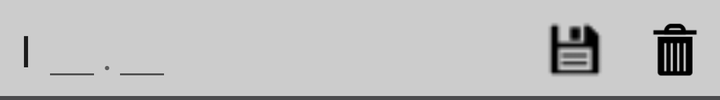
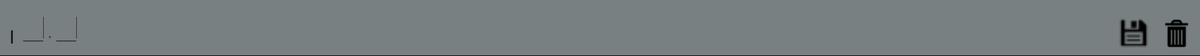

One screen, two layout resources from the same app: the default and the repository's alternative for another configuration. Each is rendered where Android would select it; the XML of both is given below.
<!-- AndroidManifest.xml: application theme Theme.AppCompat.Light.NoActionBar -->
<!-- res/layout/layout_new_i.xml -->
<?xml version="1.0" encoding="utf-8"?>
<RelativeLayout xmlns:android="http://schemas.android.com/apk/res/android"
    android:layout_height="50dp"
    android:layout_width="fill_parent"
    android:id="@+id/new_variable_entered"
    android:background="#CCCCCC">

    <TextView
        android:layout_width="wrap_content"
        android:layout_height="wrap_content"
        android:layout_centerVertical="true"
        android:layout_alignParentLeft="true"
        android:layout_marginLeft="10dp"
        android:textAppearance="?android:attr/textAppearanceLarge"
        android:text="I"
        android:id="@+id/var_type" />
    <EditText
        android:layout_width="30dp"
        android:layout_height="wrap_content"
        android:gravity="center"
        android:layout_centerVertical="true"
        android:inputType="number"
        android:layout_toRightOf="@id/var_type"
        android:layout_marginLeft="5dp"
        android:id="@+id/ibyte"
        />
    <TextView
        android:layout_width="wrap_content"
        android:layout_height="wrap_content"
        android:textSize="20sp"
        android:layout_toRightOf="@id/ibyte"
        android:layout_marginBottom="5dp"
        android:layout_alignBottom="@id/ibyte"
        android:text="."/>

    <EditText
        android:layout_width="30dp"
        android:layout_height="wrap_content"
        android:layout_centerVertical="true"
        android:gravity="center"
        android:layout_toRightOf="@id/ibyte"
        android:inputType="number"
        android:layout_marginLeft="5dp"
        android:id="@+id/ibit"/>


    <ImageView
        android:layout_width="35dp"
        android:layout_height="35dp"
        android:src="@drawable/delete"
        android:layout_marginTop="5dp"
        android:layout_centerVertical="true"
        android:clickable="true"
        android:layout_alignParentRight="true"
        android:layout_marginRight="5dp"
        android:id="@+id/deletebut"/>

    <LinearLayout
        android:layout_width="fill_parent"
        android:layout_height="2dp"
        android:layout_marginTop="48dp"
        android:background="#4b4b4d"></LinearLayout>

    <ImageView
        android:layout_width="35dp"
        android:layout_height="35dp"
        android:id="@+id/confirmlayout"
        android:layout_centerVertical="true"
        android:layout_toLeftOf="@+id/deletebut"
        android:layout_marginRight="15dp"
        android:clickable="true"
        android:src="@drawable/confirm" />
    <LinearLayout
        android:layout_width="fill_parent"
        android:layout_height="2dp"
        android:layout_marginTop="48dp"
        android:background="#4b4b4d"></LinearLayout>

</RelativeLayout>
<!-- resources referenced by this layout -->
<resources>
  <!-- drawable confirm: png bitmap (drawable-ldpi, 351 bytes) -->
  <!-- drawable delete: png bitmap (drawable-hdpi, 573 bytes) -->
</resources>
<!-- res/layout-xlarge/layout_new_i.xml (the repository's variant of the layout above) -->
<!-- drawn on a large tablet held sideways -->
<?xml version="1.0" encoding="utf-8"?>
<RelativeLayout xmlns:android="http://schemas.android.com/apk/res/android"
    android:layout_height="60dp"
    android:layout_width="fill_parent"
    android:id="@+id/new_variable_entered"
    android:background="#798081">

    <TextView
        android:layout_width="wrap_content"
        android:layout_height="wrap_content"
        android:textSize="20sp"
        android:layout_marginTop="25dp"
        android:layout_alignParentLeft="true"
        android:layout_marginLeft="10dp"
        android:textAppearance="?android:attr/textAppearanceLarge"
        android:text="I"
        android:id="@+id/var_type" />
    <EditText
        android:layout_width="30dp"
        android:layout_height="wrap_content"
        android:textSize="20sp"
        android:layout_marginTop="8dp"
        android:inputType="number"
        android:layout_toRightOf="@id/var_type"
        android:layout_marginLeft="5dp"
        android:id="@+id/ibyte"
        />
    <TextView
        android:layout_width="wrap_content"
        android:layout_height="wrap_content"
        android:textSize="20sp"
        android:layout_marginTop="13dp"
        android:layout_toRightOf="@id/ibyte"
        android:layout_marginBottom="5dp"
        android:layout_alignBottom="@id/ibyte"
        android:text="."/>

    <EditText
        android:layout_width="30dp"
        android:layout_height="wrap_content"
        android:textSize="20sp"
        android:layout_marginTop="8dp"
        android:gravity="center"
        android:layout_toRightOf="@id/ibyte"
        android:inputType="number"
        android:layout_marginLeft="5dp"
        android:id="@+id/ibit"/>


    <ImageView
        android:layout_width="40dp"
        android:layout_height="40dp"
        android:src="@drawable/delete"
        android:layout_alignParentTop="true"
        android:layout_marginTop="15dp"
        android:layout_marginRight="5dp"
        android:gravity="bottom"
        android:clickable="true"
        android:layout_alignParentRight="true"
        android:id="@+id/deletebut"/>
    <ImageView
        android:layout_width="40dp"
        android:layout_height="40dp"
        android:layout_marginTop="15dp"
        android:id="@+id/confirmlayout"
        android:layout_toLeftOf="@id/deletebut"
        android:layout_marginRight="5dp"
        android:clickable="true"
        android:src="@drawable/confirm" />
    <LinearLayout
        android:layout_width="fill_parent"
        android:layout_height="1dp"
        android:layout_marginTop="59dp"
        android:background="#000000"></LinearLayout>

</RelativeLayout>
